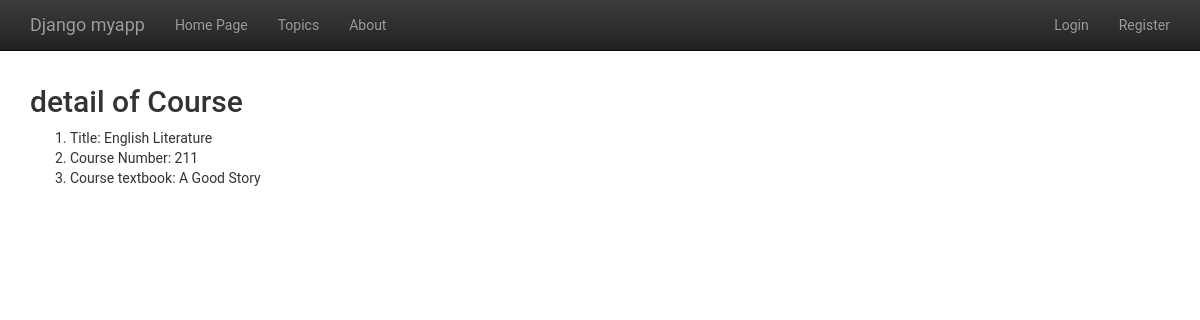
Page /myapp/detail/211 on the committed database.
### myapp/models.py (models this page shows, shortened)
class Course(models.Model):
    course_no = models.IntegerField(primary_key=True)
    title = models.CharField(max_length=100)
    textbook = models.ForeignKey(Book)
    students = models.ManyToManyField(Student)

class Book(models.Model):
    title = models.CharField(max_length=100)
    author = models.ForeignKey(Author)
    in_stock = models.BooleanField(default=True)
    numpages = models.IntegerField(null = True, validators=[MinValueValidator(50), MaxValueValidator(1000)])

### myapp/views.py (the view)
# urls.py: url(r'^detail/(?P<course_no>\d+)$', views.detail, name='detail'),
def detail(request, course_no):
    response = HttpResponse()
    course = get_object_or_404(Course, pk=course_no)
    return render(request, 'myapp/detail.html',{'course': course})

### myapp/templates/myapp/detail.html (shortened to what this page needs)
{% extends 'myapp/base.html' %}
{% block body_block %}
	{% if course %}
	<h2>detail of Course</h2>
	<ol>
		<li> Title: {{ course.title }} </li>
		<li> Course Number: {{ course.course_no }} </li>
		<li> Course textbook: {{ course.textbook.title }} </li>
	</ol>
	{% else %}
	<strong>There are no available course!</strong>
	{% endif %}
{% endblock %}

### myapp/static/myapp/css/style.css (style rules this page uses)
body { padding-top: 65px; font-family: "Roboto", "Helvetica Neue", Helvetica, Arial, sans-serif; }

### rows in the picture
Course: title "English Literature", course_no "211", textbook "A Good Story"
